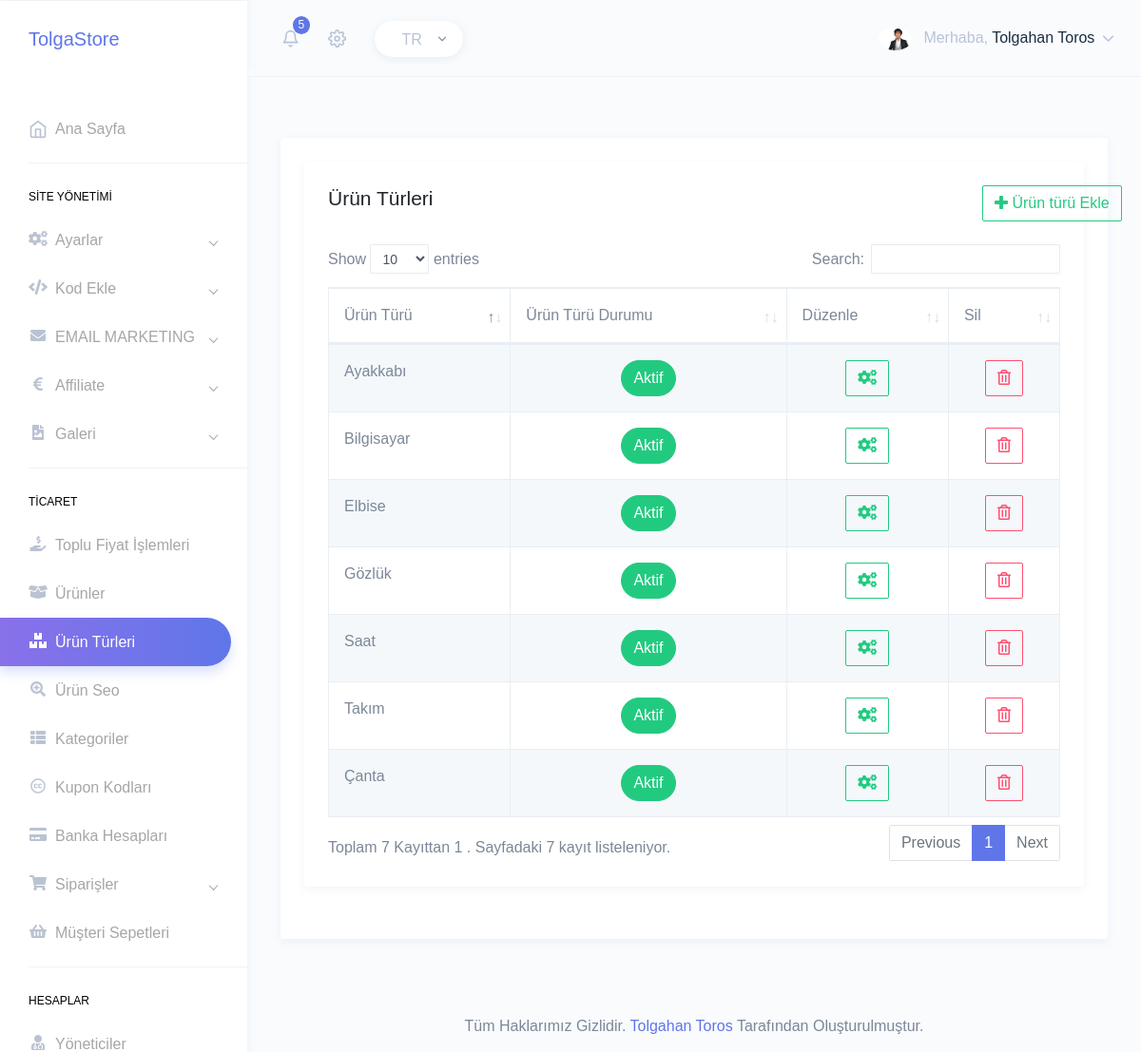
The page /src/html/urunturleri.php (signed in) on the database its author committed.
### tables this page shows
CREATE TABLE `urun_turleri` (
  `id` int(11) NOT NULL,
  `urun_turu` varchar(500) NOT NULL,
  `urun_turu_seourl` varchar(500) NOT NULL,
  `urun_turu_durum` enum('1','0') NOT NULL
);

### src/netting/class.crud.php (called while the page is built, shortened)
<?php
class crud{
	public $db;
	private $dbhost=DBHOST;
	private $dbuser=DBUSER;
	private $dbpass=DBPWD;
	private $dbname=DBNAME;
	function __construct(){
		try {
			$this->db=new PDO('mysql:host='.$this->dbhost.';dbname='.$this->dbname.';charset=utf8',$this->dbuser,$this->dbpass);
		} catch (Exception $e) {
			die("Veritabanı Bağlantısı Başarısız: ".$e->getMessage());
		}
	}
public function read($table,$options=[]){
	try {
		if (isset($options['columns_name']) && empty($options['limit'])) {
			$stmt=$this->db->prepare("SELECT * FROM $table ORDER BY {$options['columns_name']} {$options['columns_sort']}");
		}elseif(isset($options['columns_name']) && isset($options['limit'])){
			$stmt=$this->db->prepare("SELECT * FROM $table ORDER BY {$options['columns_name']} {$options['columns_sort']} LIMIT {$options['limit']}");
		}else{
			$stmt=$this->db->prepare("SELECT * FROM $table");
		}
		$stmt->execute();
		return $stmt;
	} catch (Exception $e) {
		return ['status' => FALSE,'error' => $e->getMessage()];
	}
}
}
?>

### src/html/urunturleri.php (the view, shortened to what this page needs)
<!DOCTYPE html>
<html dir="ltr" lang="en">
<head>
	<link href="../assets/extra-libs/c3/c3.min.css" rel="stylesheet">
	<link href="../assets/libs/chartist/dist/chartist.min.css" rel="stylesheet">
	<link href="../assets/extra-libs/jvector/jquery-jvectormap-2.0.2.css" rel="stylesheet" />
	<link href="../dist/css/style.min.css" rel="stylesheet">
	<link href="../assets/extra-libs/datatables.net-bs4/css/dataTables.bootstrap4.css" rel="stylesheet">
</head>
<body>
    <div id="main-wrapper" data-theme="light" data-layout="vertical" data-navbarbg="skin6" data-sidebartype="full"
    data-sidebar-position="fixed" data-header-position="fixed" data-boxed-layout="full">
    <?php require_once 'header.php'; ?>
    <?php require_once 'sidebar.php'; ?>
    <div class="page-wrapper">
    	<div class="page-breadcrumb">
    	</div>
    	<div class="container-fluid">
    		<div class="row">
    			<div class="col-12">
    				<div class="card">
    					<div class="card-body">
    						<div class="row">
    							<div class="col-12">
    								<div class="card">
    									<div class="card-body">
    										<div class="d-flex align-items-center mb-4">
    											<h3 class="card-title">Ürün Türleri</h3>
    											<div style="position: relative;top: 3%;left: 75%;">
    												<a  data-toggle="collapse" href="#blogekle"
    												aria-expanded="false" aria-controls="blogekle">
    												<button type="button" class="btn btn-outline-success"><i
    													class="fa fa-plus"></i> Ürün türü Ekle</button>
    												</a>
    											</div>
    										</div>
    										<div class="table-responsive">
    											<table id="zero_config" class="table table-striped table-bordered no-wrap">
    												<thead>
    													<tr>
    														<th>Ürün Türü</th>
    														<th>Ürün Türü Durumu</th>
    														<th>Düzenle</th>
    														<th>Sil</th>
    													</tr>
    												</thead>
    												<tbody>
    													<?php
    													$urun_turusor = $db->read("urun_turleri","urun_turu",[
    														"columns" => "urun_turu",
    														"columns_sort" => "ASC"
    														]);
    													while ($urun_turucek=$urun_turusor->Fetch(PDO::FETCH_ASSOC)) {
    														?>
    														<tr>
    															<td><?php echo $urun_turucek['urun_turu'] ?></td>
    															<td align="center">
    																<?php
    																if($urun_turucek['urun_turu_durum']==1){
    																	?>
    																	<a href="#">
    																		<button type="button" class="btn btn-success btn-rounded">Aktif</button>
    																	</a>
    																	<?php
    																}else{
    																	?>
    																	<a href="#">
    																		<button type="button" class="btn btn-danger btn-rounded">Pasif</button>
    																	</a>
    																	<?php } ?>
    																</td>
    																<td align="center"><a  data-toggle="collapse" href="#duzenle<?php echo $say?>"
    																	aria-expanded="false" aria-controls="duzenle<?php echo $urun_turucek['id']?>">
    																</div>
    																<button type="button" class="btn btn-outline-success" data-toggle="modal"
    																data-target="#duzenle<?php echo $urun_turucek['id'] ?>"><i class="fas fa-cogs"></i></button>
    															</div>
    														</a>
    															</td>
    															<td align="center"><a class="btn btn-outline-danger" href="?urun_turu_sil=<?php echo $urun_turucek['id'] ?>"><i class="far fa-trash-alt"></i></a></td>
    														</tr>
    														<?php } ?>
    		<?php require_once 'footer.php'; ?>
</body>
</html>

### rows shown on the page
urun_turleri: urun_turu "Ayakkabı", urun_turu_durum "Aktif"
urun_turleri: urun_turu "Çanta", urun_turu_durum "Aktif"
urun_turleri: urun_turu "Gözlük", urun_turu_durum "Aktif"
urun_turleri: urun_turu "Saat", urun_turu_durum "Aktif"
urun_turleri: urun_turu "Takım", urun_turu_durum "Aktif"
urun_turleri: urun_turu "Elbise", urun_turu_durum "Aktif"
urun_turleri: urun_turu "Bilgisayar", urun_turu_durum "Aktif"

### other values the page prints
$_SESSION['admins']['admins_namesurname'] "Tolgahan Toros"
